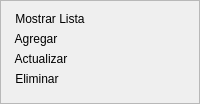
               <widget class="QFrame" name="usersControl">
                <property name="styleSheet">
                 <string notr="true">QPushButton {
	background-color: transparent;
	border: 0px;
	text-align: left;
}

QLabel {
	height: 5px;
	width: 5px;
}

QPushButton:hover, QToolButton:hover {
background-color: rgb(222, 221, 218);
opacity: 0.8;
border-radius: 20px;
}</string>
                </property>
                <property name="frameShape">
                 <enum>QFrame::StyledPanel</enum>
                </property>
                <property name="frameShadow">
                 <enum>QFrame::Raised</enum>
                </property>
                <layout class="QVBoxLayout" name="verticalLayout_3" stretch="0,1,1,1,0">
                 <item>
                  <widget class="QPushButton" name="readBtn">
                   <property name="text">
                    <string> Mostrar Lista</string>
                   </property>
                   <property name="icon">
                    <iconset>
                     <normaloff>read.png</normaloff>read.png</iconset>
                   </property>
                   <property name="iconSize">
                    <size>
                     <width>23</width>
                     <height>23</height>
                    </size>
                   </property>
                  </widget>
                 </item>
                 <item>
                  <widget class="QPushButton" name="createBtn">
                   <property name="text">
                    <string> Agregar</string>
                   </property>
                   <property name="icon">
                    <iconset>
                     <normaloff>create.png</normaloff>create.png</iconset>
                   </property>
                   <property name="iconSize">
                    <size>
                     <width>23</width>
                     <height>23</height>
                    </size>
                   </property>
                  </widget>
                 </item>
                 <item>
                  <widget class="QPushButton" name="updateBtn">
                   <property name="text">
                    <string> Actualizar</string>
                   </property>
                   <property name="icon">
                    <iconset>
                     <normaloff>update.png</normaloff>update.png</iconset>
                   </property>
                   <property name="iconSize">
                    <size>
                     <width>23</width>
                     <height>23</height>
                    </size>
                   </property>
                  </widget>
                 </item>
                 <item>
                  <widget class="QPushButton" name="deleteBtn">
                   <property name="text">
                    <string> Eliminar</string>
                   </property>
                   <property name="icon">
                    <iconset>
                     <normaloff>delete.png</normaloff>delete.png</iconset>
                   </property>
                   <property name="iconSize">
                    <size>
                     <width>23</width>
                     <height>23</height>
                    </size>
                   </property>
                  </widget>
                 </item>
                 <item>
                  <widget class="QLabel" name="usersIcon">
                   <property name="styleSheet">
                    <string notr="true">QLabel::pixmap {
	height: 10px;
	width: 10%;
}</string>
                   </property>
                   <property name="frameShape">
                    <enum>QFrame::Panel</enum>
                   </property>
                   <property name="frameShadow">
                    <enum>QFrame::Plain</enum>
                   </property>
                   <property name="lineWidth">
                    <number>-200</number>
                   </property>
                   <property name="text">
                    <string/>
                   </property>
                   <property name="pixmap">
                    <pixmap>programmer.png</pixmap>
                   </property>
                   <property name="scaledContents">
                    <bool>true</bool>
                   </property>
                   <property name="wordWrap">
                    <bool>false</bool>
                   </property>
                   <property name="margin">
                    <number>30</number>
                   </property>
                   <property name="indent">
                    <number>-1</number>
                   </property>
                  </widget>
                 </item>
                </layout>
               </widget>
